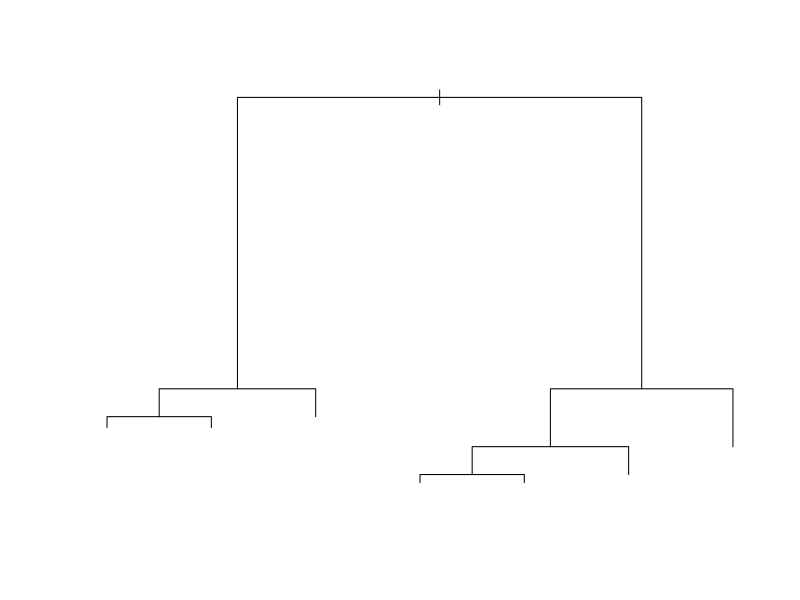

The R script that drew this image: (Note: this script raises an error after producing the figure.)
data("kyphosis")
setwd("C:\\Users\\Ramakrishna\\Desktop\\R\\22-04-2017 decision Tree & RF")
library(rpart)
data("iris")
head(iris)
levels(iris)
summary(iris)
install.packages("gam")
library(gam)
fit=rpart(iris,data=iris)
summary(fit)
iris
0.13773*0.22893
plot(fit)
pred=predict(fit,type="class")
class.pred=table(x,iris$Species)
x=predict(fit)
class.pred
fit1=rpart(Species~.,data=iris)
?rpart
summary(fit1)
pred= (predict(fit1,iris))
nrow(iris$Species)
head(iris)
nrow(iris)
iris$Species
levels(iris$Species)
table(pred,iris)
